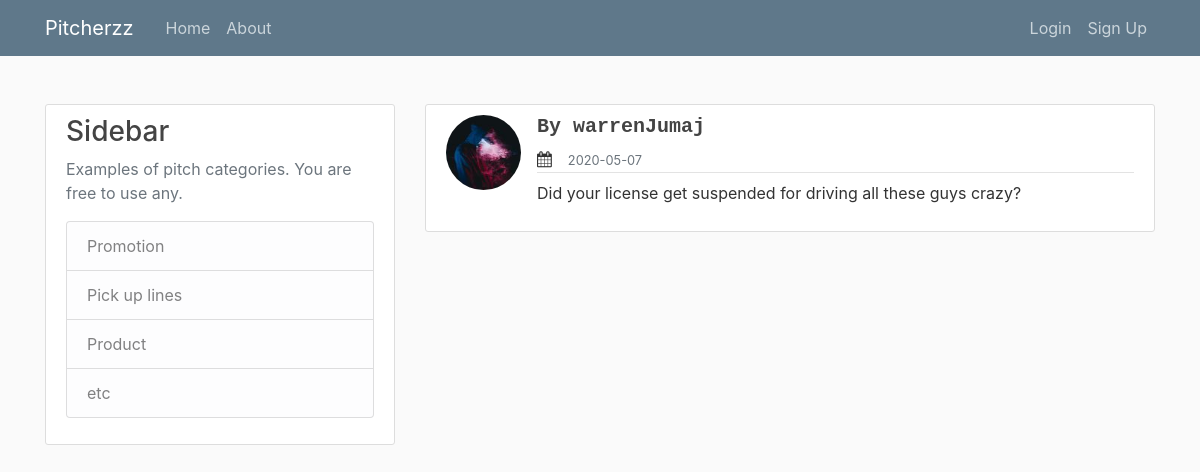
The app's page /pitch/5 with its own data.
### pitches/models.py (models this page shows, shortened)
class User(db.Model, UserMixin):
    id = db.Column(db.Integer, primary_key=True)
    username = db.Column(db.String(20), unique=True, nullable=False)
    email = db.Column(db.String(120), unique=True, nullable=False)
    image_file = db.Column(db.String(20), nullable=False, default='default.jpg')
    password = db.Column(db.String(60), nullable=False)
    pitches = db.relationship('Pitch', backref='author', lazy=True)

class Pitch(db.Model):
    id = db.Column(db.Integer, primary_key=True)
    category = db.Column(db.String(100), nullable=False)
    date_posted = db.Column(db.DateTime, nullable=False, default=datetime.utcnow)
    content = db.Column(db.Text, nullable=False)
    user_id = db.Column(db.Integer, db.ForeignKey('user.id'), nullable=False)

### pitches/pitch/routes.py (the view)
@pitchess.route("/pitch/<int:pitch_id>")
def pitch(pitch_id):
    pitch = Pitch.query.get_or_404(pitch_id)
    return render_template('pitch.html', category=pitch.category, pitch=pitch)

### pitches/templates/pitch.html (shortened to what this page needs)
{% extends 'layout.html' %}
{% block content %}
<article class="media content-section">
    <a href="{{ url_for('users.user_pitches', username=pitch.author.username) }}"><img class="rounded-circle article-img" src="{{ url_for('static', filename='profile_pics/' + pitch.author.image_file) }}"></a>
    <div class="media-body">
      <div class="article-metadata">
        <h5 style="font-weight: 600; font-family: monospace;">By {{ pitch.author.username }}</h5>
        <i class="fa fa-calendar" aria-hidden="true"></i><small class="text-muted ml-3">{{ pitch.date_posted.strftime('%Y-%m-%d') }}</small>
      </div>
      <p class="article-content">{{ pitch.content }}</p>
    </div>
  </article>
{% endblock content %}

### pitches/static/main.css (style rules this page uses)
body { background: #fafafa; color: #333333; margin-top: 5rem; }
h1, h2, h3, h4, h5, h6 { color: #444444; }
.content-section { background: #ffffff; padding: 10px 20px; border: 1px solid #dddddd; border-radius: 3px; margin-bottom: 20px; }
.article-content { white-space: pre-line; }
.article-img { height: 75px; width: 75px; margin-right: 16px; }
.article-metadata { padding-bottom: 1px; margin-bottom: 4px; border-bottom: 1px solid #e3e3e3 }

### records on screen
User: image_file (picture), author.username "warrenJumaj"
Pitch: date_posted "2020-05-07", content "Did your license get suspended for driving all these guys crazy?"
